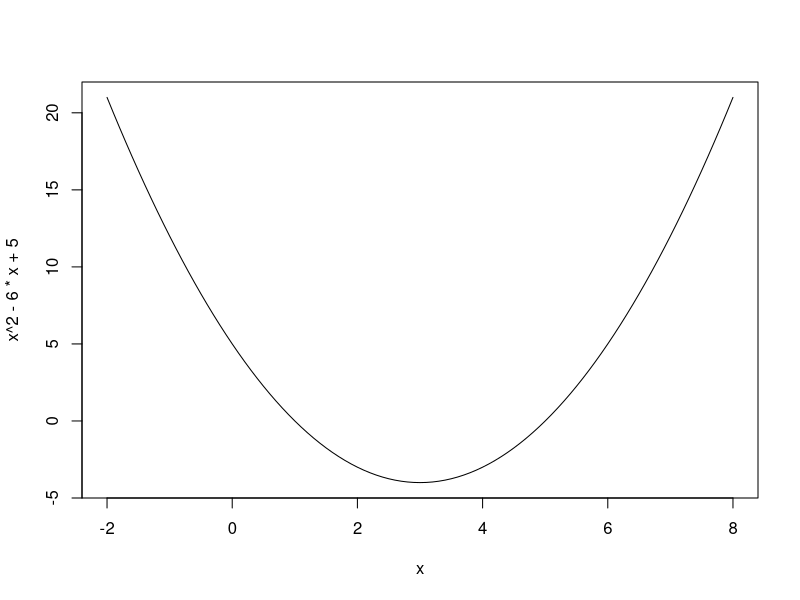
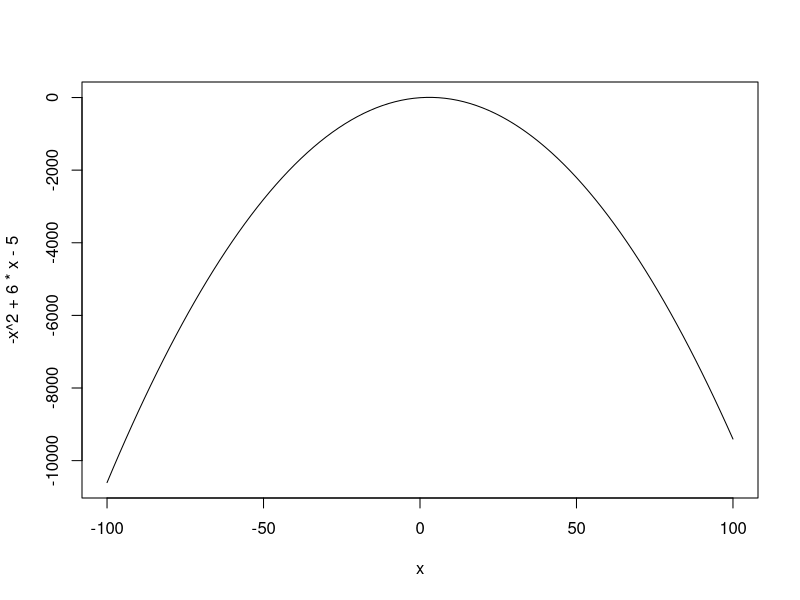
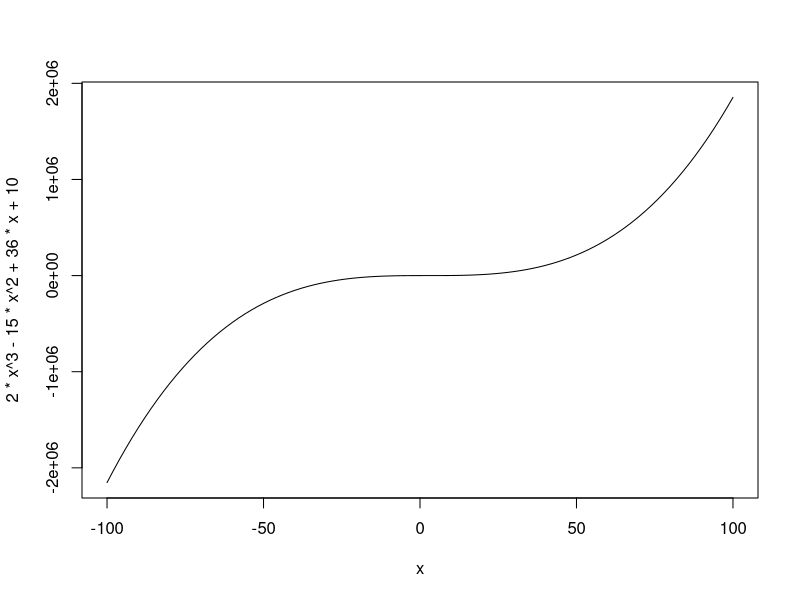
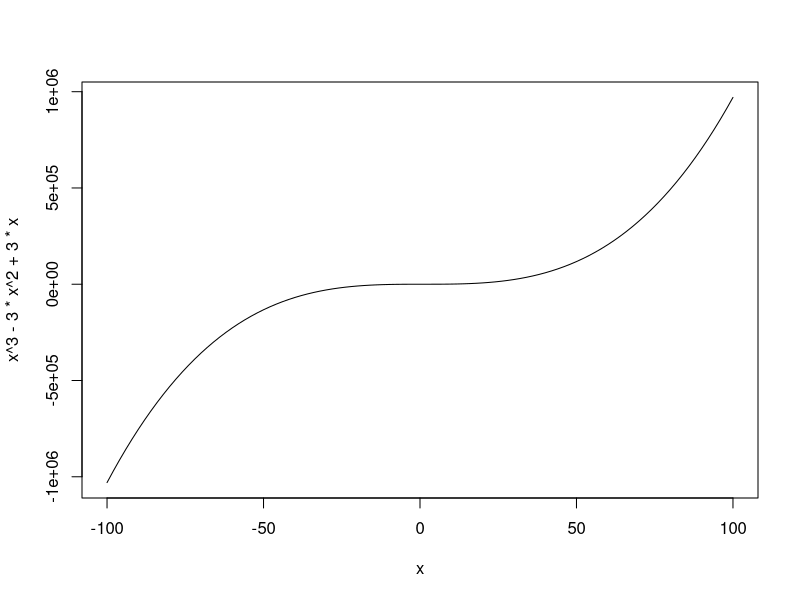
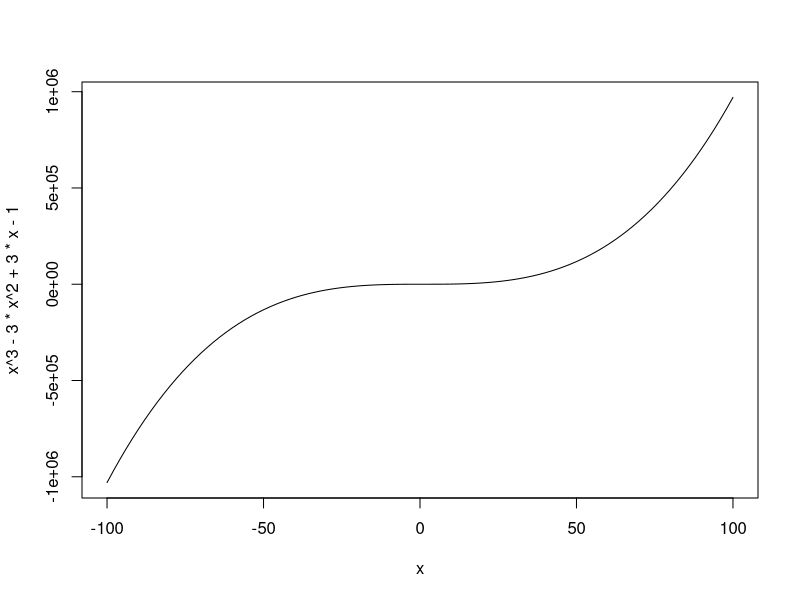
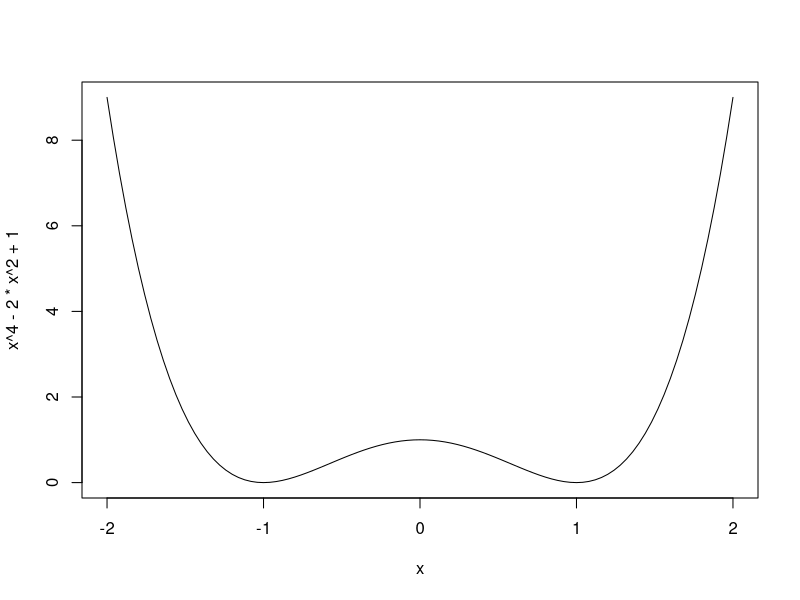
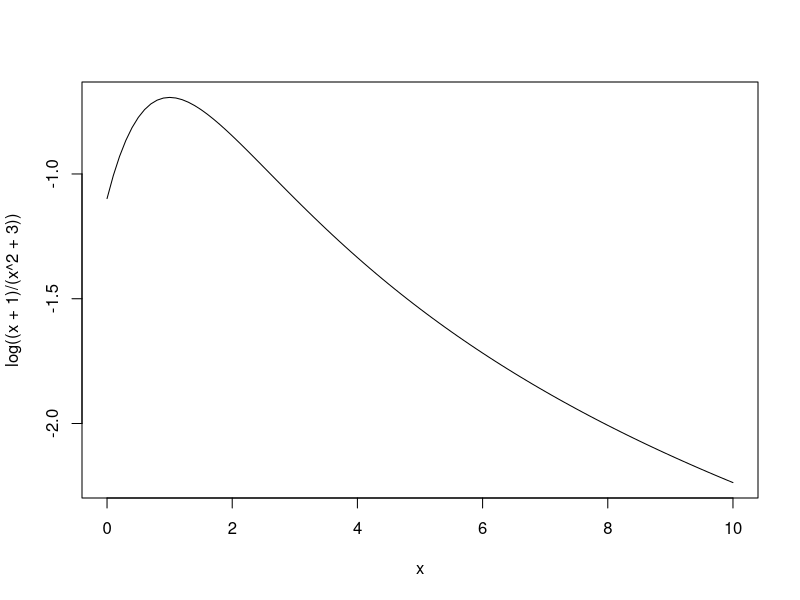
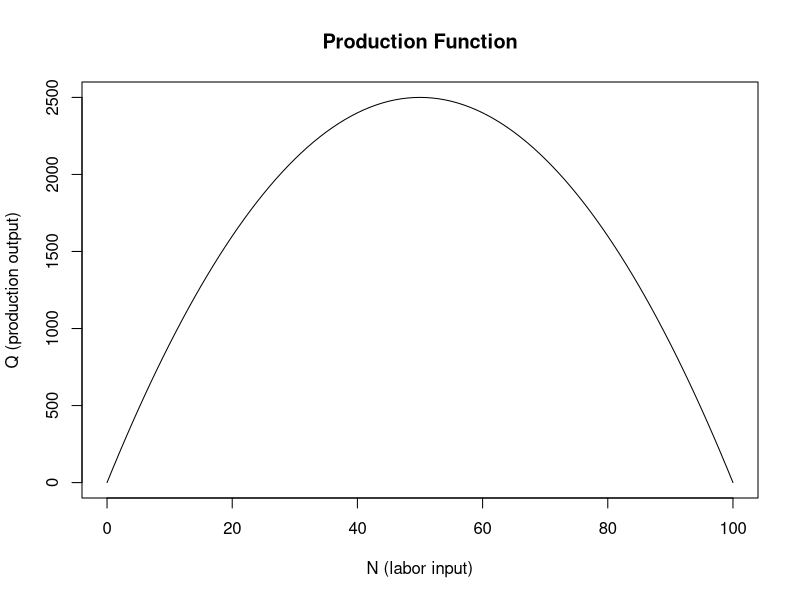

R code for these plots, in order:
## ---- chunk 1
knitr::opts_chunk$set(echo = TRUE)
## ---- chunk 2
curve(x^2 - 6*x + 5, -2, 8)
## ---- chunk 3
curve(-x^2 + 6*x - 5, -100,100)
## ---- chunk 4
curve(2*x^3 - 15*x^2 + 36*x + 10, -100,100)
## ---- chunk 5
curve(x^3 -3*x^2 +3*x, -100,100)
## ---- chunk 6
curve(x^3 - 3*x^2 + 3*x - 1, -100,100)
## ---- chunk 7
curve(x^4 - 2*x^2 + 1, -2,2)
## ---- chunk 8
curve(log((x+1)/(x^2+3)), 0.0000001,10)
## ---- chunk 9
root <- polyroot(c(-15, -12, -10, 4, 1))
# The equation has 2 non-complex roots:
Re(root)[abs(Im(root)) < 1e-6]
## ---- chunk 10
curve(-x^2 + 100*x, from = 0, to = 100, xlab = 'N (labor input)', ylab = 'Q (production output)', main = 'Production Function')
## ---- chunk 11
# Total Cost
tc <- function(x) 10 + 26*x - 3.5*x^2 + (1/3)*x^3
x <- seq(1,16,.1)
plot(x, tc(x), type = 'l', xlab = 'Output (q)', ylab = 'Total Cost (TC)', main = 'Total Costs as a Function of Output', col = 'black')
## ---- chunk 12
atc <- function(x) (10/x) + 26 - 3.5*x + (1/3)*x^2
plot(x, atc(x), type = 'l', xlab = 'Output (q)', ylab = 'Average Total Cost (ATC)', main = 'Average Total Costs as a Function of Output', col = 'blue')

## ---- chunk 13
avc <- function(x) 26 - 3.5*x + (1/3)*x^2
plot(x, atc(x), type = 'l', xlab = 'Output (q)', ylab = 'Average Variable Cost (AVC)', main = 'Average Variable Costs as a Function of Output', col = 'red')
## ---- chunk 14
mc <- function(x) 26 - 7*x + x^2
plot(x, mc(x), type = 'l', xlab = 'Output (q)', ylab = 'Marginal Cost (MC)', main = 'Marginal Costs as a Function of Output', col = 'orange')
## ---- chunk 15
x <- seq(1,11,.1)
# Average Total Cost curve
plot(x, atc(x), type = "l", xlab = "Output (q)", ylab = "Cost (c)", main = "Costs as a Function of Output", col = "blue")
par(new = TRUE)

# Average Variable Cost curve
plot(x, avc(x), type = "l", xaxt = "n", yaxt = "n", xlab = "", ylab = "", col = "red")
par(new = TRUE)

# Marginal Cost curve
plot(x, mc(x), type = "l", xaxt = "n", yaxt = "n", xlab = "", ylab = "", col = "orange")

# Add legend
legend("top", c("Average Total Cost", "Average Variable Cost", "Marginal Cost"), cex = 0.75, fill = c("blue", "red", "orange"))
